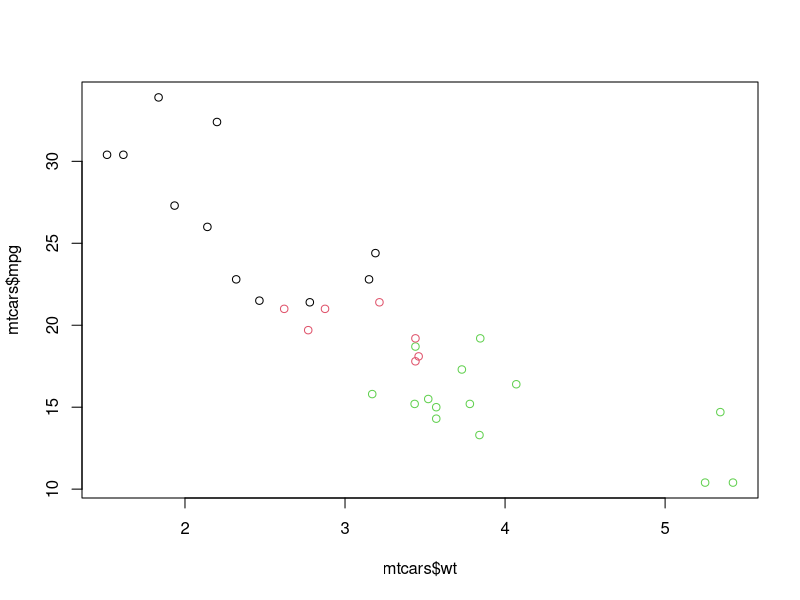
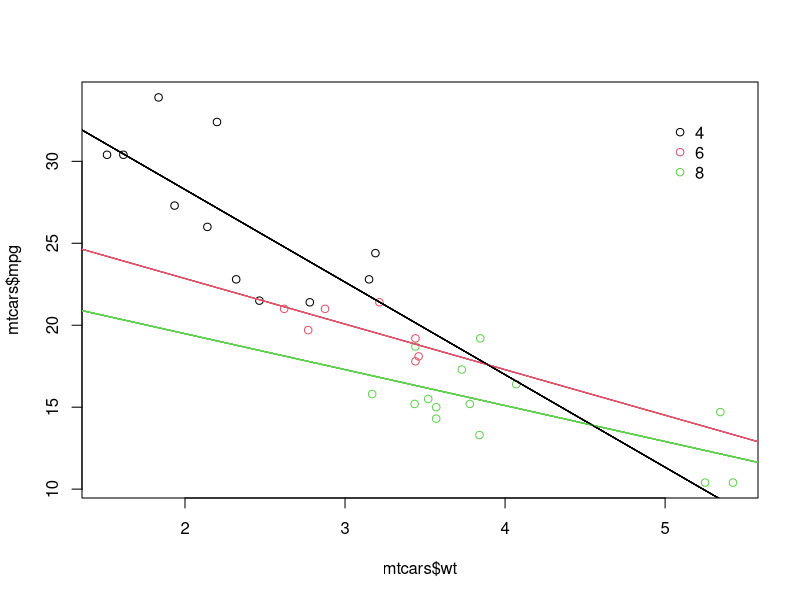

Write the R code that produced these figures, in order.
# Base:
# Use lm() to calculate a linear model and save it as carModel
carModel <- lm(wt ~ mpg, data = mtcars)

# Basic plot
mtcars$cyl <- as.factor(mtcars$cyl)
plot(mtcars$wt, mtcars$mpg, col = mtcars$cyl)

# Call abline() with carModel as first argument and set lty to 2
abline(carModel, lty = 2)

# Plot each subset efficiently with lapply
# You don't have to edit this code
plot(mtcars$wt, mtcars$mpg, col = mtcars$cyl)
lapply(mtcars$cyl, function(x) {
  print(x)
  abline(lm(mpg ~ wt, mtcars, subset = (cyl == x)), col = x)
})

# This code will draw the legend of the plot
# You don't have to edit this code
legend(x = 5, y = 33, legend = levels(mtcars$cyl),
       col = 1:3, pch = 1, bty = "n")
